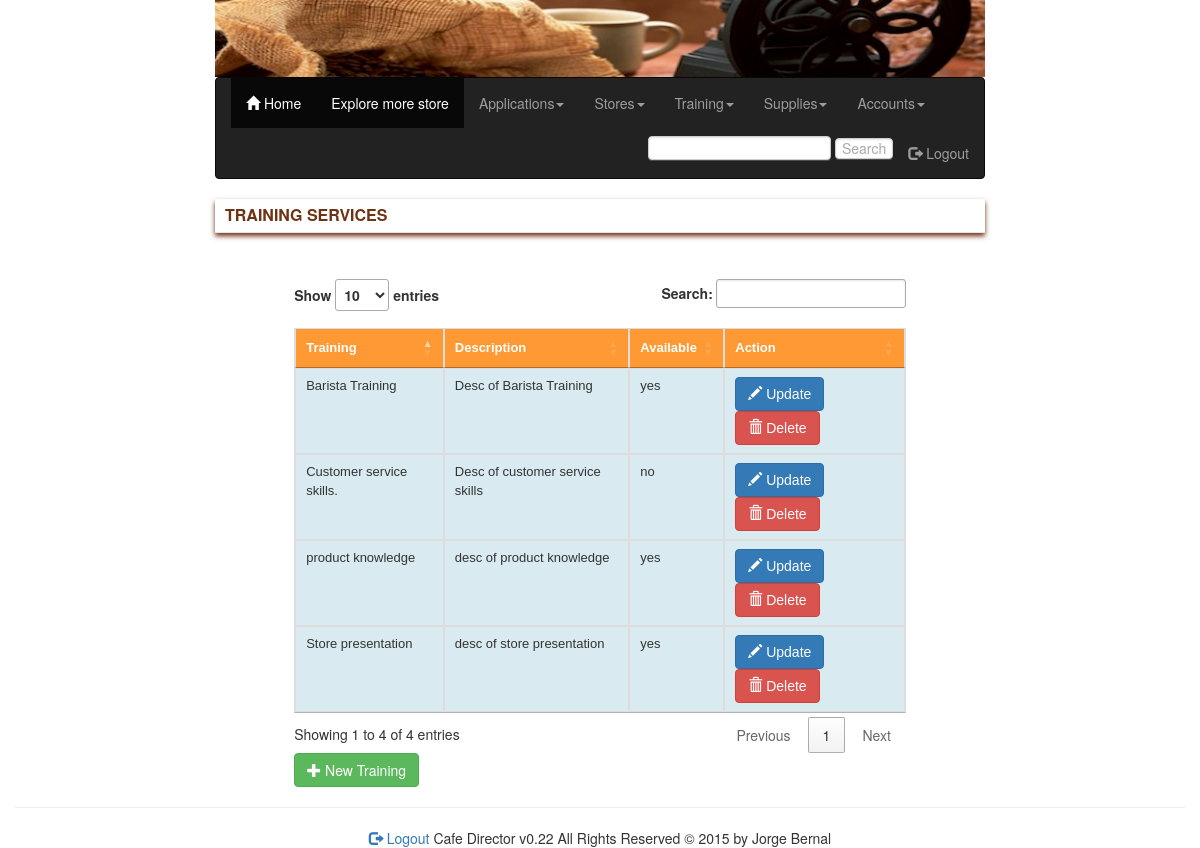
Page /inc/trainings.php (signed in) on the committed database.
### tables this page shows
CREATE TABLE IF NOT EXISTS `trainings` (
  `trainingID` int(11) NOT NULL AUTO_INCREMENT,
  `trainingname` varchar(128) NOT NULL,
  `trainingdescription` varchar(1000) NOT NULL,
  `create_datestamp` datetime NOT NULL,
  `update_datestamp` datetime NOT NULL,
  `training_available` varchar(11) NOT NULL,
  PRIMARY KEY (`trainingID`)
);

### inc/trainings.php (the view, shortened to what this page needs)
<?php
include ('../lib/conn.php');
if (isset($_SESSION['logged_userID'])){
	if (isset($_POST['add_training'])){
		$training_name = mysqli_real_escape_string($conn, $_POST['training_name']);
	  $training_description = mysqli_real_escape_string($conn, $_POST['training_description']);
		$training_available = mysqli_real_escape_string($conn, $_POST['training_available']);
	  $create_datestamp = date("Y-m-d h:i:sa");
	  $sql = "INSERT INTO trainings (trainingname,trainingdescription, training_available,create_datestamp)
	  VALUES ('$training_name','$training_description', '$training_available','$create_datestamp') ";
		$result = mysqli_query($conn, $sql);
	  header("location:trainings.php");
	}
	else {
				include ('header.php');
				?>
				<div class="row">
					<div class="col-xs-12">
							<fieldset>
										<legend>Training services</legend>
										<div class="col-xs-12 col-sm-10 col-sm-offset-1">
											<script>
											$(document).ready(function() {
											    $('#DataTables').DataTable();
											} );
											</script>
										<?php
										$sql = "SELECT * FROM  trainings";
										$result = mysqli_query($conn, $sql);
										$count = mysqli_num_rows($result);
										if ($count >= 1){
											?>
											<table id="DataTables" class="table table-striped table-bordered" cellspacing="0" width="100%">
											 <thead>
												<tr>
													<th id='headcolumn0'>Training</th>
													<th id='headcolumn1'>Description</th>
													<th id='headcolumn3'>Available</th>
													<th id='headcolumn4'>Action</th>
												</tr>
											 </thead>
											 <tbody>
											 <?php
											 foreach ($result as $row) {
									       echo '<tr>';
									         echo "<td  id='bodycolumn0'>". $row['trainingname'] ."</td>";
									         echo "<td  id='bodycolumn1'>". $row['trainingdescription'] ."</td>";
													 echo "<td  id='bodycolumn3'>". $row['training_available']. "</td>";
													 echo "<td  id='bodycolumn4'>";
													 echo "<a href='trainings.php?upd_trainingID=".$row['trainingID']."' name='training_update' class='btn btn-primary'><span class='glyphicon glyphicon-pencil'></span> Update</a> ";
													 echo " <a href='trainings.php?del_trainingID=".$row['trainingID']."' name='training_delete' class='btn btn-danger'><span class='glyphicon glyphicon-trash'></span> Delete</a>";
													 echo "</td>";
									       echo '</tr>';
											 }
											 ?>
										  </tbody>
										 </table>
											<?php
										}
										else {
										}
										?>
										<button type="button"  data-toggle="collapse" data-target="#new_registe" class="btn btn-success"><span class='glyphicon glyphicon-plus'></span> New Training</button>
										</div>
							</fieldset>
						</div>
					</div>
				<?php
				include ('footer.php');
	}
}
else {
	header("location:register_account.php");
}
?>

### css/styles.css (style rules this page uses)
legend { color:#6F3213; font-size:16px; background:#fff; box-shadow: 0 3px 5px #6F3213; padding:5px 10px; text-transform:uppercase; font-weight:bold; }
table, td, tr, th { font:13px "Lucida Grande", "Lucida Sans Unicode", Helvetica, Arial, sans-serif; }
table { width:50%; }
table td, table th { border:1px solid #fff; }
thead th { background:#FF9933; color:#fff; }
thead th[colspan], thead th[rowspan] { background:#FF9933; }
tbody td, tfoot td { background:#d9ebf0; }
tbody tr.odd td { background:#d9ebf0; }

### rows in the picture
trainings: trainingname "product knowledge", trainingdescription "desc of product knowledge", training_available "yes"
trainings: trainingname "Customer service skills.", trainingdescription "Desc of customer service skills", training_available "no"
trainings: trainingname "Store presentation", trainingdescription "desc of store presentation", training_available "yes"
trainings: trainingname "Barista Training", trainingdescription "Desc of Barista Training", training_available "yes"
